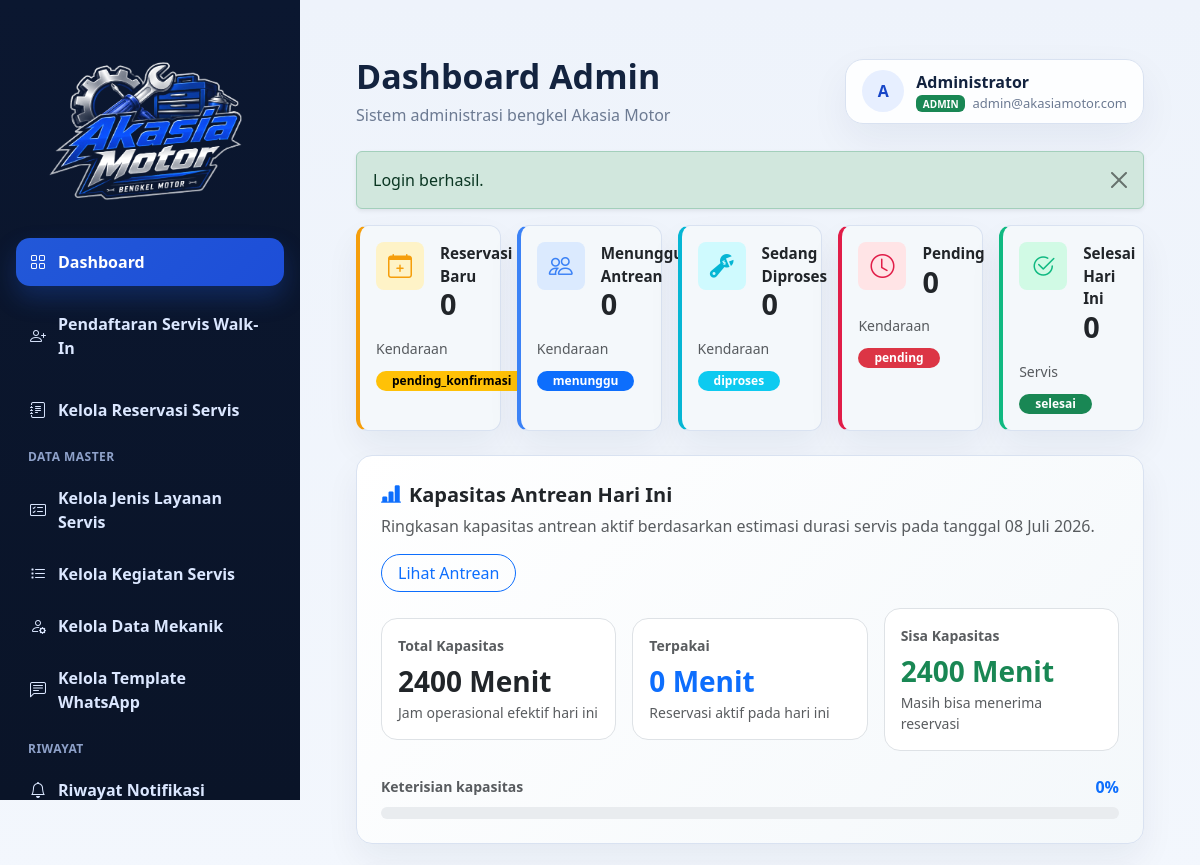
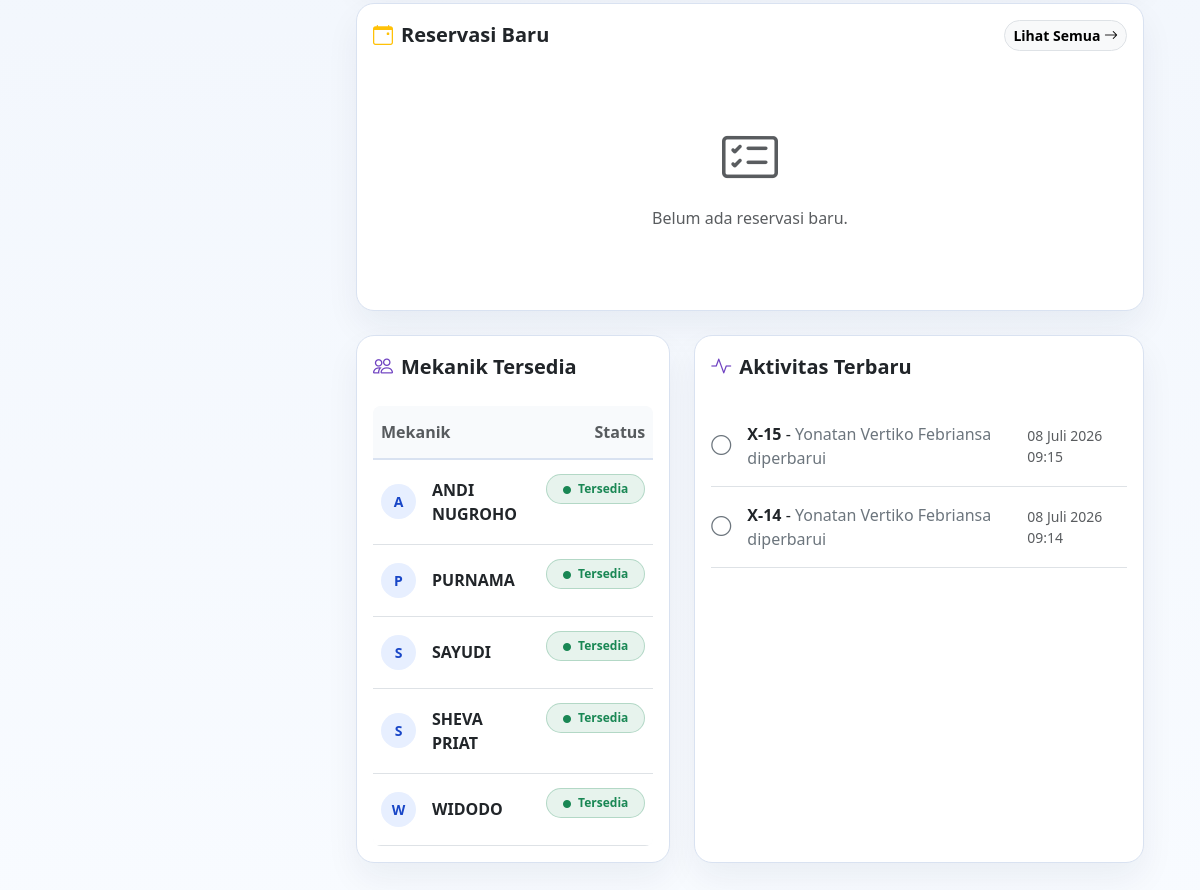
The page /akasia_admin/index.php?page=dashboard (signed in) on the database its author committed (2 pictures, top to bottom).
### tables this page shows
CREATE TABLE `mekanik` (
  `id` int(11) NOT NULL,
  `nama` varchar(100) NOT NULL,
  `no_hp` varchar(20) DEFAULT NULL,
  `status` enum('tersedia','sibuk','libur') NOT NULL DEFAULT 'tersedia',
  `foto` varchar(255) DEFAULT NULL,
  `created_at` timestamp NOT NULL DEFAULT current_timestamp()
);

CREATE TABLE `reservasi` (
  `id` int(11) NOT NULL,
  `no_antrian` varchar(10) NOT NULL,
  `user_id` int(11) NOT NULL,
  `mekanik_id` int(11) DEFAULT NULL,
  `jenis_layanan_id` int(11) NOT NULL,
  `jenis_reservasi` enum('Online','Walk-in') DEFAULT 'Online',
  `no_plat` varchar(20) NOT NULL,
  `jenis_kendaraan` varchar(50) DEFAULT NULL,
  `tipe_model` varchar(50) DEFAULT NULL,
  `tahun` year(4) DEFAULT NULL,
  `warna` varchar(30) DEFAULT NULL,
  `keluhan` text DEFAULT NULL,
  `kehadiran` enum('Belum Hadir','Hadir') DEFAULT 'Belum Hadir',
  `status` enum('menunggu_konfirmasi','dikonfirmasi','menunggu_antrean','diproses','pending','selesai','dibatalkan') NOT NULL DEFAULT 'menunggu_konfirmasi',
  `alasan_status` text DEFAULT NULL,
  `catatan_mekanik` text DEFAULT NULL,
  `hasil_servis` text DEFAULT NULL,
  `biaya_jasa` decimal(12,2) NOT NULL DEFAULT 0.00,
  `total_biaya` decimal(12,2) NOT NULL DEFAULT 0.00,
  `catatan_tambahan` text DEFAULT NULL,
  `tanggal_servis` date DEFAULT NULL,
  `waktu_konfirmasi` datetime DEFAULT NULL,
  `waktu_hadir` datetime DEFAULT NULL,
  `waktu_pending` datetime DEFAULT NULL,
  `waktu_mulai_servis` datetime DEFAULT NULL,
  `estimasi_durasi` int(11) DEFAULT 0,
  `waktu_selesai` datetime DEFAULT NULL,
  `reminder_status` enum('belum_dikirim','sudah_dikirim') NOT NULL DEFAULT 'belum_dikirim',
  `reminder_sent_at` datetime DEFAULT NULL,
  `created_at` timestamp NOT NULL DEFAULT current_timestamp(),
  `updated_at` timestamp NOT NULL DEFAULT current_timestamp() ON UPDATE current_timestamp()
);

CREATE TABLE `users` (
  `id` int(11) NOT NULL,
  `nama` varchar(100) NOT NULL,
  `email` varchar(100) NOT NULL,
  `password` varchar(255) NOT NULL,
  `no_whatsapp` varchar(20) DEFAULT NULL,
  `alamat` text DEFAULT NULL,
  `role` enum('owner','admin','pelanggan') DEFAULT 'pelanggan',
  `created_at` timestamp NOT NULL DEFAULT current_timestamp()
);

### akasia_admin/pages/dashboard.php (the view, shortened to what the rows shown need)
<?php
$mekanikTersediaStmt = $pdo->query("
    SELECT nama, status
    FROM mekanik
    WHERE status IN ('tersedia', 'sibuk')
    ORDER BY FIELD(status, 'tersedia', 'sibuk', 'libur'), nama ASC
");
$mekanikTersediaList = $mekanikTersediaStmt->fetchAll();
$aktivitasStmt = $pdo->query("
    SELECT
        r.id, r.no_antrian, r.tanggal_servis, r.jenis_kendaraan, r.tipe_model, r.no_plat,
        r.status, r.alasan_status, r.updated_at, jl.nama AS layanan, u.nama AS pelanggan
    FROM reservasi r
    INNER JOIN users u ON u.id = r.user_id
    INNER JOIN jenis_layanan jl ON jl.id = r.jenis_layanan_id
    ORDER BY r.updated_at DESC
    LIMIT 5
");
$aktivitasList = $aktivitasStmt->fetchAll();
?>
<div class="row g-4">
    <div class="col-12 col-xl-5">
        <div class="card h-100">
            <div class="card-body">
                <div class="table-responsive bg-light bg-opacity-50 rounded-3">
                    <table class="table table-borderless align-middle mb-0">
                        <thead>
                            <tr class="border-bottom">
                                <th class="text-muted fw-semibold">Mekanik</th>
                                <th class="text-muted fw-semibold text-end">Status</th>
                            </tr>
                        </thead>
                        <tbody>
                            <?php foreach ($mekanikTersediaList as $mekanik): ?>
                                <tr class="border-bottom">
                                    <td>
                                        <div class="d-flex align-items-center gap-3 py-1">
                                            <div class="avatar-circle flex-shrink-0" style="width: 35px; height: 35px; font-size: 14px;">
                                                <?= strtoupper(substr($mekanik['nama'], 0, 1)) ?>
                                            </div>
                                            <span class="fw-semibold text-dark"><?= htmlspecialchars($mekanik['nama']) ?></span>
                                        </div>
                                    </td>
                                    <td class="text-end">
                                        <span class="badge rounded-pill px-3 py-2 <?= $mekanik['status'] === 'tersedia' ? 'bg-success bg-opacity-10 text-success border border-success border-opacity-25' : 'bg-info bg-opacity-10 text-info border border-info border-opacity-25' ?>">
                                            <i class="bi bi-circle-fill" style="font-size: 0.5rem; vertical-align: middle; margin-right: 4px;"></i>
                                            <?= ucfirst($mekanik['status']) ?>
                                        </span>
                                    </td>
                                </tr>
                            <?php endforeach; ?>
                        </tbody>
                    </table>
                </div>
            </div>
        </div>
    </div>
    <div class="col-12 col-xl-7">
        <div class="card h-100">
            <div class="card-body">
                <div class="list-group list-group-flush">
                    <?php foreach ($aktivitasList as $aktivitas): ?>
                        <?php
                        $icon = 'bi-circle';
                        $iconColor = 'text-secondary';
                        $actionText = 'diperbarui';
                        ?>
                        <div class="list-group-item px-0 py-3 d-flex justify-content-between align-items-center border-bottom">
                            <div class="d-flex align-items-center gap-3">
                                <i class="bi <?= $icon ?> fs-5 <?= $iconColor ?>"></i>
                                <div>
                                    <span class="fw-bold text-dark"><?= htmlspecialchars($aktivitas['no_antrian']) ?></span> -
                                    <span class="text-secondary"><?= htmlspecialchars($aktivitas['pelanggan']) ?> <?= $actionText ?></span>
                                </div>
                            </div>
                            <div class="text-muted small">
                                <?= formatDateTimeIndonesia($aktivitas['updated_at']) ?>
                            </div>
                        </div>
                    <?php endforeach; ?>
                </div>
            </div>
        </div>
    </div>
</div>

### rows shown on the page
mekanik: nama "A", nama "ANDI NUGROHO", status "Tersedia"
mekanik: nama "P", nama "PURNAMA", status "Tersedia"
mekanik: nama "S", nama "SAYUDI", status "Tersedia"
mekanik: nama "S", nama "SHEVA PRIAT", status "Tersedia"
mekanik: nama "W", nama "WIDODO", status "Tersedia"
reservasi: no_antrian "X-15", user.nama "Yonatan Vertiko Febriansa", actionText "diperbarui", updated_at "08 Juli 2026 09:15"
reservasi: no_antrian "X-14", user.nama "Yonatan Vertiko Febriansa", actionText "diperbarui", updated_at "08 Juli 2026 09:14"

### other values the page prints
$pageTitle "Dashboard Admin"
substr($adminUser['nama'] ?? 'U', 0, 1) "A"
$adminUser['nama'] "Administrator"
$userRole "ADMIN"
$adminUser['email'] "admin@akasiamotor.com"
$flash['message'] "Login berhasil."
$counts['menunggu_konfirmasi'] "0"
$counts['menunggu_antrean'] "0"
$counts['diproses'] "0"
$counts['pending'] "0"
$counts['selesai'] "0"
$todayCapacityTotal "2400"
$todayCapacityUsed "0"
$todayCapacityRemaining "2400"
$todayCapacityPercent "0"
